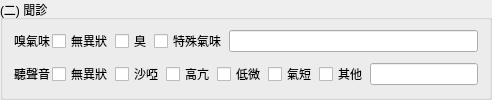
                <widget class="QGroupBox" name="groupBox_8">
                 <property name="title">
                  <string>(二) 聞診</string>
                 </property>
                 <property name="flat">
                  <bool>true</bool>
                 </property>
                 <layout class="QVBoxLayout" name="verticalLayout_8">
                  <property name="spacing">
                   <number>2</number>
                  </property>
                  <property name="topMargin">
                   <number>2</number>
                  </property>
                  <property name="bottomMargin">
                   <number>2</number>
                  </property>
                  <item>
                   <layout class="QHBoxLayout" name="horizontalLayout_13">
                    <item>
                     <widget class="QLabel" name="label_21">
                      <property name="text">
                       <string>嗅氣味</string>
                      </property>
                     </widget>
                    </item>
                    <item>
                     <widget class="QCheckBox" name="checkBox_21">
                      <property name="text">
                       <string>無異狀</string>
                      </property>
                     </widget>
                    </item>
                    <item>
                     <widget class="QCheckBox" name="checkBox_22">
                      <property name="text">
                       <string>臭</string>
                      </property>
                     </widget>
                    </item>
                    <item>
                     <widget class="QCheckBox" name="checkBox_23">
                      <property name="text">
                       <string>特殊氣味</string>
                      </property>
                     </widget>
                    </item>
                    <item>
                     <widget class="QLineEdit" name="lineEdit_smell"/>
                    </item>
                   </layout>
                  </item>
                  <item>
                   <layout class="QHBoxLayout" name="horizontalLayout_14">
                    <item>
                     <widget class="QLabel" name="label_22">
                      <property name="text">
                       <string>聽聲音</string>
                      </property>
                     </widget>
                    </item>
                    <item>
                     <widget class="QCheckBox" name="checkBox_24">
                      <property name="text">
                       <string>無異狀</string>
                      </property>
                     </widget>
                    </item>
                    <item>
                     <widget class="QCheckBox" name="checkBox_25">
                      <property name="text">
                       <string>沙啞</string>
                      </property>
                     </widget>
                    </item>
                    <item>
                     <widget class="QCheckBox" name="checkBox_26">
                      <property name="text">
                       <string>高亢</string>
                      </property>
                     </widget>
                    </item>
                    <item>
                     <widget class="QCheckBox" name="checkBox_27">
                      <property name="text">
                       <string>低微</string>
                      </property>
                     </widget>
                    </item>
                    <item>
                     <widget class="QCheckBox" name="checkBox_28">
                      <property name="text">
                       <string>氣短</string>
                      </property>
                     </widget>
                    </item>
                    <item>
                     <widget class="QCheckBox" name="checkBox_29">
                      <property name="text">
                       <string>其他</string>
                      </property>
                     </widget>
                    </item>
                    <item>
                     <widget class="QLineEdit" name="lineEdit_voice"/>
                    </item>
                   </layout>
                  </item>
                 </layout>
                </widget>
